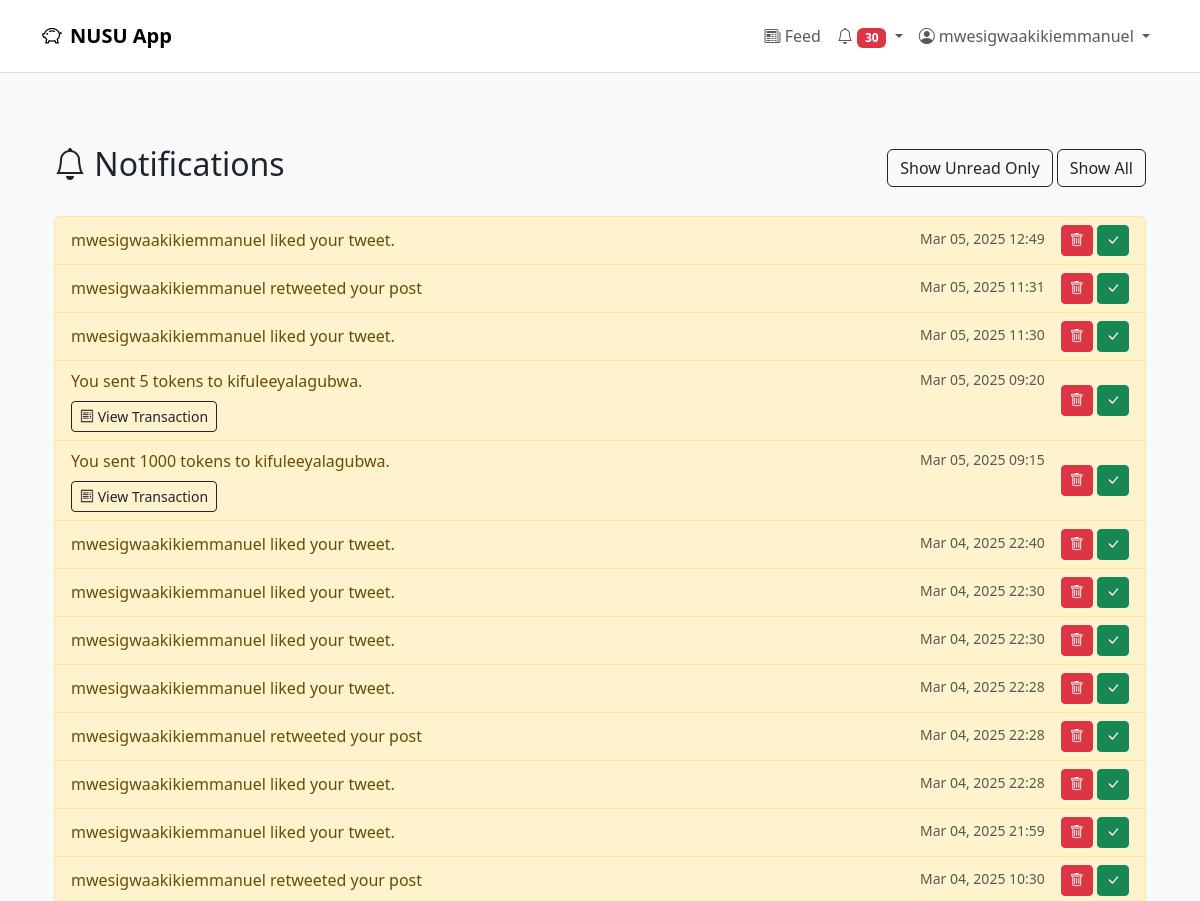
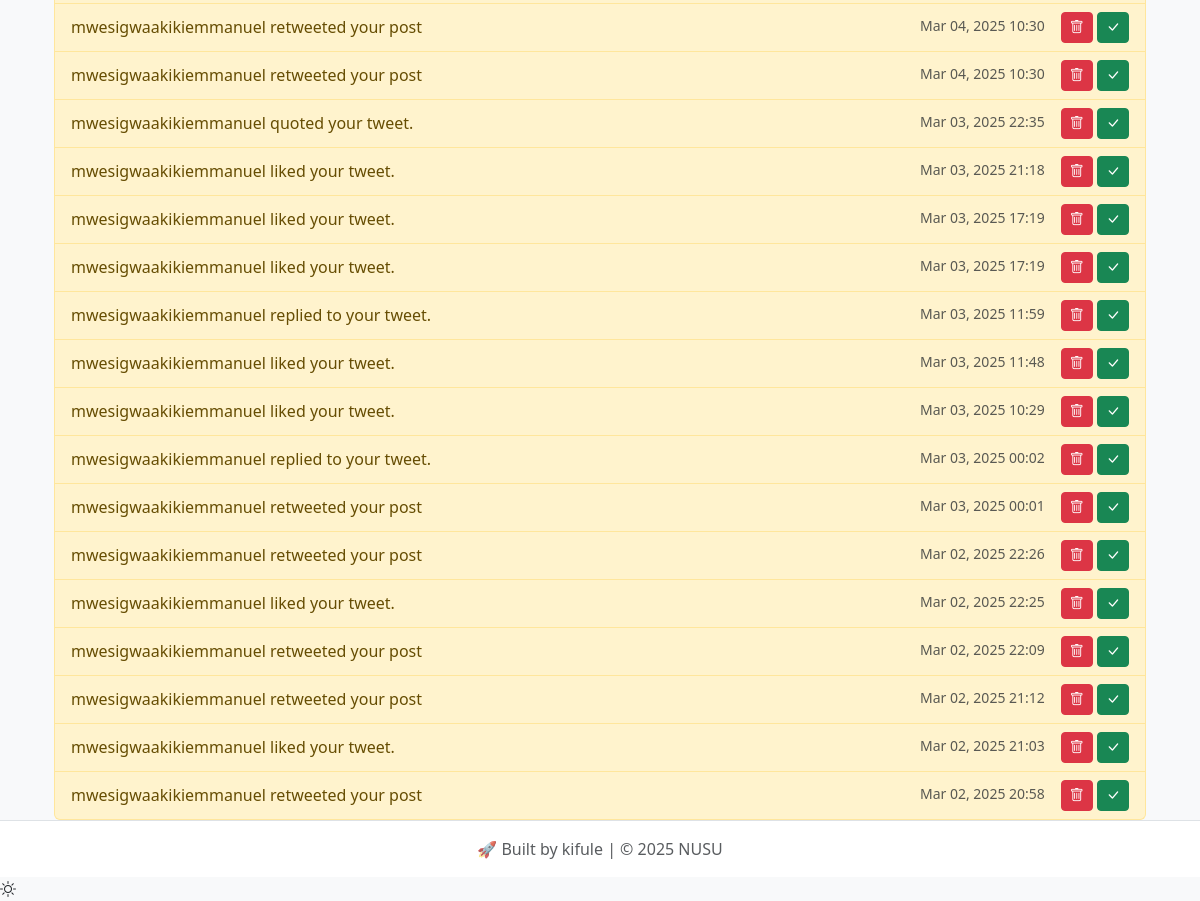
The app's page /users/notifications/ (signed in) with its own data (2 pictures, top to bottom).
### users/models.py (models this page shows, shortened)
class CustomUser(AbstractUser):
    is_agent = models.BooleanField(default=False)
    is_verified = models.BooleanField(default=False)

class Notification(models.Model):
    user = models.ForeignKey(CustomUser, on_delete=models.CASCADE, related_name='notifications')
    message = models.CharField(max_length=255)
    transaction = models.ForeignKey('transactions.Transaction', on_delete=models.SET_NULL, null=True, blank=True)
    is_read = models.BooleanField(default=False)
    created_at = models.DateTimeField(auto_now_add=True)

### users/views.py (the view)
# urls.py: path('notifications/', views.notifications, name='notifications'),
@login_required
def notifications(request):
    all_notifications = request.user.notifications.order_by('-created_at')
    return render(request, 'users/notifications.html', {
        'notifications': all_notifications
    })

### core/context_processors.py (called while the page is built)
def notifications(request):
    context = {
        'unread_notifications': [],
        'unread_notifications_count': 0,
        'is_retweeted_by_user': lambda tweet: False  # Default value for anonymous users
    }
    if request.user.is_authenticated:
        context.update({
            'unread_notifications': request.user.notifications.filter(is_read=False).order_by('-created_at')[:5],
            'unread_notifications_count': request.user.notifications.filter(is_read=False).count(),
            'is_retweeted_by_user': lambda tweet: tweet.is_retweeted_by(request.user)  # Add this line
        })
    return context

### templates/users/notifications.html
{% extends 'base.html' %}
{% block content %}
<div class="container mt-4">
    <div class="d-flex justify-content-between align-items-center mb-4">
        <h2><i class="bi bi-bell"></i> Notifications</h2>
        <div>
            <a href="{% url 'users:notifications' %}?filter=unread" class="btn btn-outline-dark">
                Show Unread Only
            </a>
            <a href="{% url 'users:notifications' %}" class="btn btn-outline-dark">
                Show All
            </a>
        </div>
    </div>
    <div class="list-group">
        {% for notification in notifications %}
        <div class="list-group-item {% if not notification.is_read %}list-group-item-warning{% endif %}">
            <div class="d-flex justify-content-between align-items-center">
                <div class="flex-grow-1">
                    <div class="d-flex justify-content-between">
                        <p class="mb-0">{{ notification.message }}</p>
                        <small class="text-muted ms-3">
                            {{ notification.created_at|date:"M d, Y H:i" }}
                        </small>
                    </div>
                    {% if notification.transaction %}
                    <div class="mt-2">
                        <a href="{% url 'transactions:transaction_detail' notification.transaction.id %}"
                           class="btn btn-sm btn-outline-dark">
                            <i class="bi bi-receipt"></i> View Transaction
                        </a>
                    </div>
                    {% endif %}
                </div>
                <div class="ms-3">
                    <a href="{% url 'users:delete_notification' notification.id %}"
                       class="btn btn-sm btn-danger">
                        <i class="bi bi-trash"></i>
                    </a>
                    {% if not notification.is_read %}
                    <a href="{% url 'users:mark_notification_as_read' notification.id %}"
                       class="btn btn-sm btn-success">
                        <i class="bi bi-check-lg"></i>
                    </a>
                    {% endif %}
                </div>
            </div>
        </div>
        {% empty %}
        <div class="alert alert-info">
            No notifications found
        </div>
        {% endfor %}
    </div>
</div>
{% endblock %}

### templates/base.html (shortened to what this page needs)
<!DOCTYPE html>
{% load static %}
<html lang="en">
<head>
    <link href="https://cdn.jsdelivr.net/npm/bootstrap@5.3.0/dist/css/bootstrap.min.css" rel="stylesheet">
    <link rel="stylesheet" href="https://cdn.jsdelivr.net/npm/bootstrap-icons@1.11.0/font/bootstrap-icons.css">
    <link rel="stylesheet" href="{% static 'css/style.css' %}">
    <link rel="stylesheet" href="{% static 'css/print.css' %}" media="print">
</head>
<body class="bg-light d-flex flex-column min-vh-100" data-authenticated="{% if user.is_authenticated %}True{% else %}False{% endif %}">
    <header class="border-bottom">
        <nav class="navbar navbar-expand-lg navbar-light bg-white py-3">
            <div class="container">
                <a class="navbar-brand fw-bold" href="{% url 'home' %}">
                    <i class="bi bi-piggy-bank me-2"></i>NUSU App
                </a>
                <div class="collapse navbar-collapse" id="mainNav">
                    <div class="navbar-nav ms-auto">
                        <a class="nav-link" href="{% url 'community:feed' %}">
                            <i class="bi bi-newspaper"></i> Feed
                        </a>
                        {% if user.is_authenticated %}
                            <div class="nav-item dropdown">
                                <a class="nav-link dropdown-toggle" href="#" role="button"
                                   data-bs-toggle="dropdown" aria-expanded="false">
                                    <i class="bi bi-bell"></i>
                                    {% if unread_notifications_count > 0 %}
                                    <span class="badge bg-danger">{{ unread_notifications_count }}</span>
                                    {% endif %}
                                </a>
                            </div>
                            <div class="nav-item dropdown">
                                <a class="nav-link dropdown-toggle" href="#" role="button"
                                   data-bs-toggle="dropdown" aria-expanded="false">
                                    <i class="bi bi-person-circle"></i> {{ user.username }}
                                </a>
                            </div>
                        {% endif %}
                    </div>
                </div>
            </div>
        </nav>
    </header>
    <main class="container mt-5 flex-grow-1">
      <div id="toastContainer" class="toast-container position-fixed bottom-0 end-0 p-3"></div>
        {% block content %}{% endblock %}
    </main>
    <footer class="bg-white border-top py-3 mt-auto">
        <div class="container text-center text-muted">
            <p class="mb-0">🚀 Built by kifule | © 2025 NUSU</p>
        </div>
    </footer>
    <div class="theme-toggle">
      <i id="theme-icon" class="bi bi-sun"></i>
    </div>
</body>
</html>

### static/css/style.css (style rules this page uses)
body.bg-light { background-color: #f8f9fa !important; min-height: 100vh; display: flex; flex-direction: column; }
.container { position: relative; }

### records on screen
CustomUser: username "mwesigwaakikiemmanuel"
Notification: message "mwesigwaakikiemmanuel liked your tweet.", created_at "Mar 05, 2025 12:49", is_read False (drawn)
Notification: message "mwesigwaakikiemmanuel retweeted your post", created_at "Mar 05, 2025 11:31", is_read False (drawn)
Notification: message "mwesigwaakikiemmanuel liked your tweet.", created_at "Mar 05, 2025 11:30", is_read False (drawn)
Notification: message "You sent 5 tokens to kifuleeyalagubwa.", created_at "Mar 05, 2025 09:20", shows "View Transaction", is_read False (drawn)
Notification: message "You sent 1000 tokens to kifuleeyalagubwa.", created_at "Mar 05, 2025 09:15", shows "View Transaction", is_read False (drawn)
Notification: message "mwesigwaakikiemmanuel liked your tweet.", created_at "Mar 04, 2025 22:40", is_read False (drawn)
Notification: message "mwesigwaakikiemmanuel liked your tweet.", created_at "Mar 04, 2025 22:30", is_read False (drawn)
Notification: message "mwesigwaakikiemmanuel liked your tweet.", created_at "Mar 04, 2025 22:30", is_read False (drawn)
Notification: message "mwesigwaakikiemmanuel liked your tweet.", created_at "Mar 04, 2025 22:28", is_read False (drawn)
Notification: message "mwesigwaakikiemmanuel retweeted your post", created_at "Mar 04, 2025 22:28", is_read False (drawn)
Notification: message "mwesigwaakikiemmanuel liked your tweet.", created_at "Mar 04, 2025 22:28", is_read False (drawn)
Notification: message "mwesigwaakikiemmanuel liked your tweet.", created_at "Mar 04, 2025 21:59", is_read False (drawn)
Notification: message "mwesigwaakikiemmanuel retweeted your post", created_at "Mar 04, 2025 10:30", is_read False (drawn)
Notification: message "mwesigwaakikiemmanuel retweeted your post", created_at "Mar 04, 2025 10:30", is_read False (drawn)
Notification: message "mwesigwaakikiemmanuel retweeted your post", created_at "Mar 04, 2025 10:30", is_read False (drawn)
Notification: message "mwesigwaakikiemmanuel quoted your tweet.", created_at "Mar 03, 2025 22:35", is_read False (drawn)
Notification: message "mwesigwaakikiemmanuel liked your tweet.", created_at "Mar 03, 2025 21:18", is_read False (drawn)
Notification: message "mwesigwaakikiemmanuel liked your tweet.", created_at "Mar 03, 2025 17:19", is_read False (drawn)
Notification: message "mwesigwaakikiemmanuel liked your tweet.", created_at "Mar 03, 2025 17:19", is_read False (drawn)
Notification: message "mwesigwaakikiemmanuel replied to your tweet.", created_at "Mar 03, 2025 11:59", is_read False (drawn)
Notification: message "mwesigwaakikiemmanuel liked your tweet.", created_at "Mar 03, 2025 11:48", is_read False (drawn)
Notification: message "mwesigwaakikiemmanuel liked your tweet.", created_at "Mar 03, 2025 10:29", is_read False (drawn)
Notification: message "mwesigwaakikiemmanuel replied to your tweet.", created_at "Mar 03, 2025 00:02", is_read False (drawn)
Notification: message "mwesigwaakikiemmanuel retweeted your post", created_at "Mar 03, 2025 00:01", is_read False (drawn)
Notification: message "mwesigwaakikiemmanuel retweeted your post", created_at "Mar 02, 2025 22:26", is_read False (drawn)
Notification: message "mwesigwaakikiemmanuel liked your tweet.", created_at "Mar 02, 2025 22:25", is_read False (drawn)
Notification: message "mwesigwaakikiemmanuel retweeted your post", created_at "Mar 02, 2025 22:09", is_read False (drawn)
Notification: message "mwesigwaakikiemmanuel retweeted your post", created_at "Mar 02, 2025 21:12", is_read False (drawn)
Notification: message "mwesigwaakikiemmanuel liked your tweet.", created_at "Mar 02, 2025 21:03", is_read False (drawn)
Notification: message "mwesigwaakikiemmanuel retweeted your post", created_at "Mar 02, 2025 20:58", is_read False (drawn)

### other values on screen
{{ unread_notifications_count }} "30"
